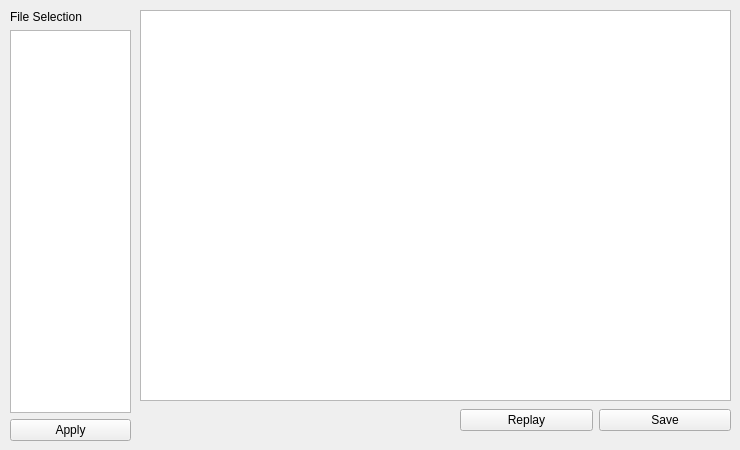
               <widget class="QWidget" name="page_41">
                <widget class="QWidget" name="verticalLayoutWidget_25">
                 <property name="geometry">
                  <rect>
                   <x>10</x>
                   <y>10</y>
                   <width>121</width>
                   <height>431</height>
                  </rect>
                 </property>
                 <layout class="QVBoxLayout" name="verticalLayout_27">
                  <item>
                   <widget class="QLabel" name="label_Vis_Res_Ani_fSele_4">
                    <property name="text">
                     <string>File Selection</string>
                    </property>
                   </widget>
                  </item>
                  <item>
                   <widget class="QListWidget" name="listWidget_Vis_Res_Ani_fSele_4"/>
                  </item>
                  <item>
                   <widget class="QPushButton" name="pushButton_Vis_Res_Ani_Apply_4">
                    <property name="text">
                     <string>Apply</string>
                    </property>
                   </widget>
                  </item>
                 </layout>
                </widget>
                <widget class="QGraphicsView" name="graphicsView_Vis_Res_Ani_Disp_4">
                 <property name="geometry">
                  <rect>
                   <x>140</x>
                   <y>10</y>
                   <width>591</width>
                   <height>391</height>
                  </rect>
                 </property>
                </widget>
                <widget class="QWidget" name="horizontalLayoutWidget_27">
                 <property name="geometry">
                  <rect>
                   <x>460</x>
                   <y>400</y>
                   <width>271</width>
                   <height>41</height>
                  </rect>
                 </property>
                 <layout class="QHBoxLayout" name="horizontalLayout_32">
                  <item>
                   <widget class="QPushButton" name="pushButton_Vis_Res_Ani_Replay_4">
                    <property name="text">
                     <string>Replay</string>
                    </property>
                   </widget>
                  </item>
                  <item>
                   <widget class="QPushButton" name="pushButton_Vis_Res_Ani_Save_4">
                    <property name="text">
                     <string>Save</string>
                    </property>
                   </widget>
                  </item>
                 </layout>
                </widget>
               </widget>
